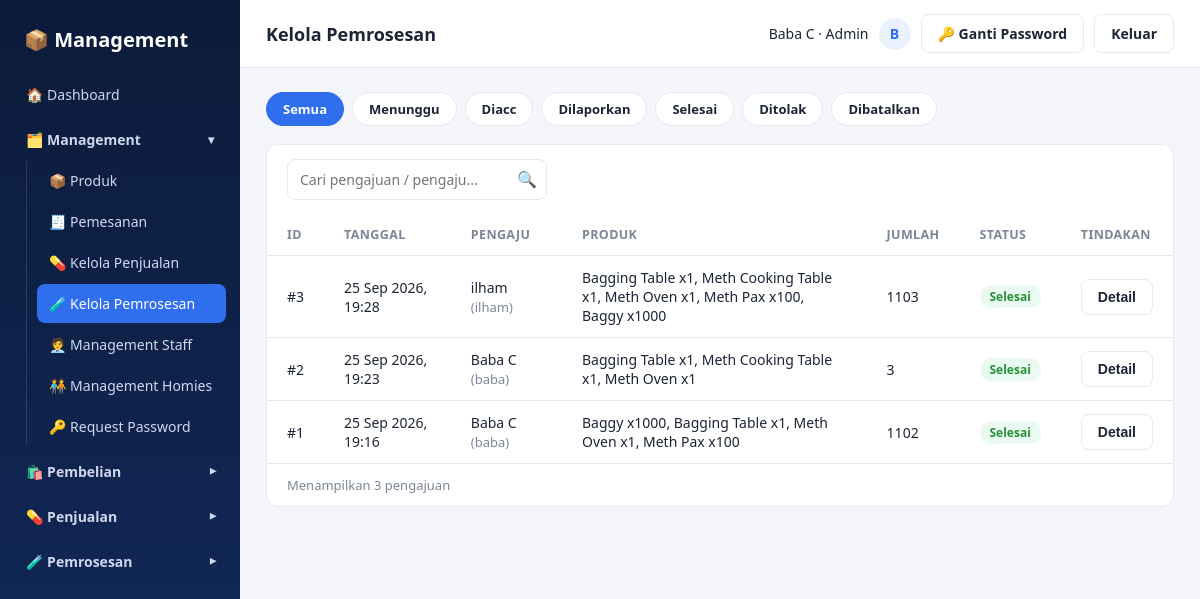
The app's page /pemrosesan/kelola_pemrosesan.php (signed in) with its own data.
### tables this page shows
CREATE TABLE `pemrosesan` (
  `id` int(11) NOT NULL,
  `user_id` int(11) NOT NULL COMMENT 'Yang mengajukan pemrosesan',
  `catatan` varchar(255) DEFAULT NULL,
  `status` enum('menunggu','diacc','dilaporkan','selesai','ditolak','dibatalkan') NOT NULL DEFAULT 'menunggu',
  `acc_by` int(11) DEFAULT NULL,
  `acc_at` timestamp NULL DEFAULT NULL,
  `hasil_uang` decimal(14,2) DEFAULT NULL COMMENT 'Uang hasil pemrosesan, diisi pengaju',
  `bukti_link` varchar(500) DEFAULT NULL COMMENT 'Link bukti (Discord/apapun yang online), diisi pengaju',
  `lapor_at` timestamp NULL DEFAULT NULL,
  `selesai_by` int(11) DEFAULT NULL,
  `selesai_at` timestamp NULL DEFAULT NULL,
  `created_at` timestamp NOT NULL DEFAULT CURRENT_TIMESTAMP,
  `updated_at` timestamp NOT NULL DEFAULT CURRENT_TIMESTAMP ON UPDATE CURRENT_TIMESTAMP
);

CREATE TABLE `users` (
  `id` int(11) NOT NULL,
  `username` varchar(50) NOT NULL,
  `password` varchar(255) NOT NULL,
  `full_name` varchar(100) NOT NULL,
  `phone` varchar(20) DEFAULT NULL,
  `discord_id` varchar(50) DEFAULT NULL,
  `role` enum('admin','staff','homies') NOT NULL DEFAULT 'homies',
  `status` enum('aktif','nonaktif') NOT NULL DEFAULT 'aktif',
  `must_change_password` tinyint(1) NOT NULL DEFAULT '0',
  `created_at` timestamp NOT NULL DEFAULT CURRENT_TIMESTAMP
);

### includes/auth.php (called while the page is built, shortened)
<?php
function status_label($status) {
    switch ($status) {
        case 'menunggu':   return 'Menunggu';
        case 'diacc':      return 'Diacc';
        case 'dilaporkan': return 'Dilaporkan';
        case 'selesai':    return 'Selesai';
        case 'dibatalkan': return 'Dibatalkan';
        case 'ditolak':    return 'Ditolak';
    }
}
function e($str) {
    return htmlspecialchars($str ?? '', ENT_QUOTES, 'UTF-8');
}

### pemrosesan/kelola_pemrosesan.php (the view, shortened to what this page needs)
<?php
require_once __DIR__ . '/../includes/auth.php';
$statusList = ['menunggu', 'diacc', 'dilaporkan', 'selesai', 'ditolak', 'dibatalkan'];
$filter = $_GET['status'] ?? '';
if (!in_array($filter, $statusList, true)) $filter = '';
$sql = "SELECT j.*, u.full_name, u.username, u.phone,
               (SELECT GROUP_CONCAT(CONCAT(i.nama_produk, ' x', i.qty) SEPARATOR ', ') FROM pemrosesan_item i WHERE i.pemrosesan_id = j.id) AS ringkasan,
               (SELECT COALESCE(SUM(i.qty),0) FROM pemrosesan_item i WHERE i.pemrosesan_id = j.id) AS total_qty
        FROM pemrosesan j JOIN users u ON u.id = j.user_id";
if ($filter !== '') {
    $stmt = mysqli_prepare($conn, $sql . " WHERE j.status = ? ORDER BY j.created_at DESC, j.id DESC");
    mysqli_stmt_bind_param($stmt, 's', $filter);
    mysqli_stmt_execute($stmt);
    $res = mysqli_stmt_get_result($stmt);
} else {
    $res = mysqli_query($conn, $sql . " ORDER BY FIELD(j.status,'menunggu','dilaporkan','diacc','selesai','ditolak','dibatalkan'), j.created_at DESC, j.id DESC");
}
$list = [];
while ($row = mysqli_fetch_assoc($res)) $list[] = $row;
$itemsBy = [];
$hasilItemsBy = [];
if ($list) {
    $ids = implode(',', array_map('intval', array_column($list, 'id')));
    $ri = mysqli_query($conn, "SELECT * FROM pemrosesan_item WHERE pemrosesan_id IN ($ids) ORDER BY id ASC");
    while ($it = mysqli_fetch_assoc($ri)) $itemsBy[(int)$it['pemrosesan_id']][] = $it;
    $rh = mysqli_query($conn, "SELECT * FROM pemrosesan_hasil_item WHERE pemrosesan_id IN ($ids) ORDER BY id ASC");
    while ($it = mysqli_fetch_assoc($rh)) $hasilItemsBy[(int)$it['pemrosesan_id']][] = $it;
}
include __DIR__ . '/../includes/header.php';
?>
<div class="chip-row">
    <a class="chip <?= $filter === '' ? 'active' : '' ?>" href="kelola_pemrosesan.php">Semua</a>
    <?php foreach ($statusList as $s): ?>
        <a class="chip <?= $filter === $s ? 'active' : '' ?>" href="kelola_pemrosesan.php?status=<?= e($s) ?>"><?= e(status_label($s)) ?></a>
    <?php endforeach; ?>
</div>
<div class="panel">
    <div class="panel-toolbar">
        <div class="search-box">
            <input type="text" placeholder="Cari pengajuan / pengaju..." data-table-search="#pemrosesanTable">
            <span class="icon">🔍</span>
        </div>
    </div>
    <table class="data-table" id="pemrosesanTable">
        <thead>
            <tr>
                <th>ID</th>
                <th>Tanggal</th>
                <th>Pengaju</th>
                <th>Produk</th>
                <th>Jumlah</th>
                <th>Status</th>
                <th>Tindakan</th>
            </tr>
        </thead>
        <tbody>
            <?php if (empty($list)): ?>
                <tr><td colspan="7" style="text-align:center; color:var(--text-muted);">Belum ada pengajuan pemrosesan.</td></tr>
            <?php else: foreach ($list as $o):
                $detail = [
                    'id'         => (int)$o['id'],
                    'tanggal'    => date('d M Y, H:i', strtotime($o['created_at'])),
                    'pengaju'    => $o['full_name'],
                    'username'   => $o['username'],
                    'phone'      => $o['phone'] ?: '-',
                    'items'      => array_map(function ($it) {
                        return [
                            'nama' => $it['nama_produk'],
                            'qty'  => (int)$it['qty'],
                        ];
                    }, $itemsBy[(int)$o['id']] ?? []),
                    'catatan'    => $o['catatan'] ?: '',
                    'status'     => $o['status'],
                    'status_label' => status_label($o['status']),
                    'hasil_items' => array_map(function ($it) {
                        return [
                            'nama' => $it['nama_produk'],
                            'qty'  => (int)$it['qty'],
                        ];
                    }, $hasilItemsBy[(int)$o['id']] ?? []),
                    'bukti_link' => $o['bukti_link'] ?: '',
                    'lapor_at'   => $o['lapor_at'] ? date('d M Y, H:i', strtotime($o['lapor_at'])) : '',
                ];
            ?>
                <tr>
                    <td>#<?= (int)$o['id'] ?></td>
                    <td><?= e(date('d M Y, H:i', strtotime($o['created_at']))) ?></td>
                    <td><?= e($o['full_name']) ?> <span class="muted">(<?= e($o['username']) ?>)</span></td>
                    <td><?= e($o['ringkasan'] ?? '-') ?></td>
                    <td><?= (int)$o['total_qty'] ?></td>
                    <td><span class="badge badge-<?= e($o['status']) ?>"><?= e(status_label($o['status'])) ?></span></td>
                    <td>
                        <button type="button" class="btn btn-outline" data-pemrosesan-detail="<?= e(json_encode($detail, JSON_UNESCAPED_UNICODE)) ?>">Detail</button>
                    </td>
                </tr>
            <?php endforeach; endif; ?>
        </tbody>
    </table>
    <div class="table-footer">Menampilkan <?= count($list) ?> pengajuan</div>
</div>
<?php include __DIR__ . '/../includes/footer.php'; ?>

### assets/css/style.css (style rules this page uses)
:root { --navy-900: #0b1b3a; --navy-800: #122a5c; --blue-600: #2f6fed; --blue-50: #eaf1ff; --green-600: #2fb344; --green-700: #259238; --red-600: #e5484d; --text-main: #1c2536; --text-muted: #7c8698; --border: #e6e9f0; --bg-app: #f4f6fb; --white: #ffffff; --radius: 12px; }
* { box-sizing: border-box; }
body { margin: 0; font-family: 'Segoe UI', Roboto, Helvetica, Arial, sans-serif; background: var(--bg-app); color: var(--text-main); }
a { text-decoration: none; color: inherit; }
.panel { background: var(--white); border: 1px solid var(--border); border-radius: var(--radius); margin-bottom: 20px; }
.panel-toolbar { padding: 14px 20px; display: flex; align-items: center; justify-content: space-between; gap: 12px; flex-wrap: wrap; }
.search-box { position: relative; width: 260px; max-width: 100%; }
.search-box input { width: 100%; padding: 9px 34px 9px 12px; border: 1px solid var(--border); border-radius: 8px; font-size: 14px; }
.search-box .icon { position: absolute; right: 10px; top: 9px; color: var(--text-muted); }
.btn { display: inline-flex; align-items: center; gap: 6px; padding: 9px 16px; border-radius: 8px; border: none; font-size: 14px; font-weight: 600; cursor: pointer; }
.btn-outline { background: #fff; border: 1px solid var(--border); color: var(--text-main); }
table.data-table { width: 100%; border-collapse: collapse; }
table.data-table th, table.data-table td { padding: 12px 20px; text-align: left; font-size: 14px; border-bottom: 1px solid var(--border); }
table.data-table th { color: var(--text-muted); font-weight: 600; font-size: 12.5px; text-transform: uppercase; letter-spacing: 0.03em; }
.table-footer { padding: 12px 20px; font-size: 13px; color: var(--text-muted); }
.badge { display: inline-block; padding: 3px 10px; border-radius: 999px; font-size: 12px; font-weight: 600; }
.badge-selesai { background: #eafaf0; color: var(--green-700); }
input[type=text], input[type=number], input[type=password], input[type=tel], select { padding: 10px 12px; border: 1px solid var(--border); border-radius: 8px; font-size: 14px; width: 100%; font-family: inherit; }
.muted { color: var(--text-muted); font-size: 13px; }
.chip-row { display: flex; gap: 8px; flex-wrap: wrap; margin-bottom: 18px; }
.chip { padding: 7px 16px; border-radius: 999px; font-size: 13px; font-weight: 600; background: #fff; border: 1px solid var(--border); color: var(--text-main); }
.chip.active { background: var(--blue-600); border-color: var(--blue-600); color: #fff; }

### records on screen
pemrosesan: id "3", created_at "25 Sep 2026, 19:28", user.full_name "ilham", user.username "ilham", ringkasan "Bagging Table x1, Meth Cooking Table x1, Meth Oven x1, Meth Pax x100, Baggy x1000", total_qty "1103", status "Selesai"
pemrosesan: id "2", created_at "25 Sep 2026, 19:23", acc_by.full_name "Baba C", acc_by.username "baba", ringkasan "Bagging Table x1, Meth Cooking Table x1, Meth Oven x1", total_qty "3", status "Selesai"
pemrosesan: id "1", created_at "25 Sep 2026, 19:16", acc_by.full_name "Baba C", acc_by.username "baba", ringkasan "Baggy x1000, Bagging Table x1, Meth Oven x1, Meth Pax x100", total_qty "1102", status "Selesai"

### other values on screen
$page_header "Kelola Pemrosesan"
$me['full_name'] "Baba C"
role_label($me['role']) "Admin"
substr($me['full_name'] ?? '?', 0, 1) "B"
status_label($s) "Menunggu"
status_label($s) "Diacc"
status_label($s) "Dilaporkan"
status_label($s) "Selesai"
status_label($s) "Ditolak"
status_label($s) "Dibatalkan"
count($list) "3"
